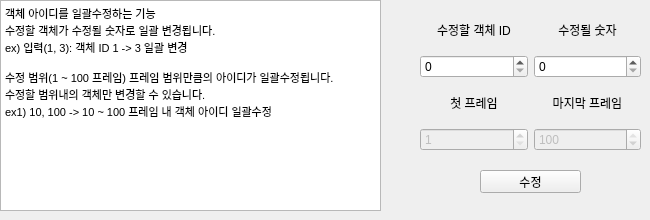
      <widget class="QWidget" name="tab_9">
       <attribute name="title">
        <string>아이디 수정</string>
       </attribute>
       <widget class="QLabel" name="label_8">
        <property name="geometry">
         <rect>
          <x>20</x>
          <y>110</y>
          <width>131</width>
          <height>16</height>
         </rect>
        </property>
        <property name="text">
         <string>수정 범위(1 ~ 100 프레임)</string>
        </property>
        <property name="alignment">
         <set>Qt::AlignLeading|Qt::AlignLeft|Qt::AlignVCenter</set>
        </property>
       </widget>
       <widget class="QLabel" name="label_10">
        <property name="geometry">
         <rect>
          <x>10</x>
          <y>150</y>
          <width>281</width>
          <height>16</height>
         </rect>
        </property>
        <property name="text">
         <string>ex1) 10, 100 -&gt; 10 ~ 100 프레임 내 객체 아이디 일괄수정</string>
        </property>
        <property name="alignment">
         <set>Qt::AlignLeading|Qt::AlignLeft|Qt::AlignVCenter</set>
        </property>
       </widget>
       <widget class="QLabel" name="label_13">
        <property name="geometry">
         <rect>
          <x>10</x>
          <y>130</y>
          <width>221</width>
          <height>16</height>
         </rect>
        </property>
        <property name="text">
         <string>수정할 범위내의 객체만 변경할 수 있습니다.</string>
        </property>
        <property name="alignment">
         <set>Qt::AlignLeading|Qt::AlignLeft|Qt::AlignVCenter</set>
        </property>
       </widget>
       <widget class="QWidget" name="gridLayoutWidget">
        <property name="geometry">
         <rect>
          <x>420</x>
          <y>10</y>
          <width>221</width>
          <height>141</height>
         </rect>
        </property>
        <layout class="QGridLayout" name="gridLayout" rowstretch="0,0,0,0">
         <item row="0" column="1">
          <widget class="QLabel" name="label_4">
           <property name="text">
            <string>수정될 숫자</string>
           </property>
           <property name="alignment">
            <set>Qt::AlignCenter</set>
           </property>
          </widget>
         </item>
         <item row="0" column="0">
          <widget class="QLabel" name="label_3">
           <property name="text">
            <string>수정할 객체 ID</string>
           </property>
           <property name="alignment">
            <set>Qt::AlignCenter</set>
           </property>
          </widget>
         </item>
         <item row="1" column="0">
          <widget class="QSpinBox" name="spinBoxfromIdchange">
           <property name="maximum">
            <number>1000</number>
           </property>
          </widget>
         </item>
         <item row="1" column="1">
          <widget class="QSpinBox" name="spinBoxToIdchange">
           <property name="maximum">
            <number>1000</number>
           </property>
          </widget>
         </item>
         <item row="2" column="0">
          <widget class="QLabel" name="label_6">
           <property name="text">
            <string>첫 프레임</string>
           </property>
           <property name="alignment">
            <set>Qt::AlignCenter</set>
           </property>
          </widget>
         </item>
         <item row="2" column="1">
          <widget class="QLabel" name="label_7">
           <property name="text">
            <string>마지막 프레임</string>
           </property>
           <property name="alignment">
            <set>Qt::AlignCenter</set>
           </property>
          </widget>
         </item>
         <item row="3" column="0">
          <widget class="QSpinBox" name="spinBoxfromIdchangeFrame">
           <property name="enabled">
            <bool>false</bool>
           </property>
           <property name="minimum">
            <number>1</number>
           </property>
           <property name="maximum">
            <number>100</number>
           </property>
          </widget>
         </item>
         <item row="3" column="1">
          <widget class="QSpinBox" name="spinBoxToIdchangeFrame">
           <property name="enabled">
            <bool>false</bool>
           </property>
           <property name="minimum">
            <number>1</number>
           </property>
           <property name="maximum">
            <number>100</number>
           </property>
           <property name="value">
            <number>100</number>
           </property>
          </widget>
         </item>
        </layout>
       </widget>
       <widget class="QTextBrowser" name="textBrowser_2">
        <property name="geometry">
         <rect>
          <x>0</x>
          <y>0</y>
          <width>381</width>
          <height>211</height>
         </rect>
        </property>
        <property name="html">
         <string>&lt;!DOCTYPE HTML PUBLIC &quot;-//W3C//DTD HTML 4.0//EN&quot; &quot;http://www.w3.org/TR/REC-html40/strict.dtd&quot;&gt;
&lt;html&gt;&lt;head&gt;&lt;meta name=&quot;qrichtext&quot; content=&quot;1&quot; /&gt;&lt;style type=&quot;text/css&quot;&gt;
p, li { white-space: pre-wrap; }
&lt;/style&gt;&lt;/head&gt;&lt;body style=&quot; font-family:'Gulim'; font-size:9pt; font-weight:400; font-style:normal;&quot;&gt;
&lt;p style=&quot; margin-top:0px; margin-bottom:0px; margin-left:0px; margin-right:0px; -qt-block-indent:0; text-indent:0px;&quot;&gt;&lt;span style=&quot; font-family:'MS Shell Dlg 2'; font-size:8.25pt;&quot;&gt;객체 아이디를 일괄수정하는 기능&lt;/span&gt;&lt;/p&gt;
&lt;p style=&quot; margin-top:0px; margin-bottom:0px; margin-left:0px; margin-right:0px; -qt-block-indent:0; text-indent:0px;&quot;&gt;&lt;span style=&quot; font-family:'MS Shell Dlg 2'; font-size:8.25pt;&quot;&gt;수정할 객체가 수정될 숫자로 일괄 변경됩니다.&lt;/span&gt;&lt;/p&gt;
&lt;p style=&quot; margin-top:0px; margin-bottom:0px; margin-left:0px; margin-right:0px; -qt-block-indent:0; text-indent:0px;&quot;&gt;&lt;span style=&quot; font-family:'MS Shell Dlg 2'; font-size:8.25pt;&quot;&gt;ex) 입력(1, 3): 객체 ID 1 -&amp;gt; 3 일괄 변경&lt;/span&gt;&lt;/p&gt;
&lt;p style=&quot;-qt-paragraph-type:empty; margin-top:0px; margin-bottom:0px; margin-left:0px; margin-right:0px; -qt-block-indent:0; text-indent:0px; font-family:'MS Shell Dlg 2'; font-size:8.25pt;&quot;&gt;&lt;br /&gt;&lt;/p&gt;
&lt;p style=&quot; margin-top:0px; margin-bottom:0px; margin-left:0px; margin-right:0px; -qt-block-indent:0; text-indent:0px;&quot;&gt;&lt;span style=&quot; font-family:'MS Shell Dlg 2'; font-size:8.25pt;&quot;&gt;수정 범위(1 ~ 100 프레임) 프레임 범위만큼의 아이디가 일괄수정됩니다.&lt;/span&gt;&lt;/p&gt;
&lt;p style=&quot; margin-top:0px; margin-bottom:0px; margin-left:0px; margin-right:0px; -qt-block-indent:0; text-indent:0px;&quot;&gt;&lt;span style=&quot; font-family:'MS Shell Dlg 2'; font-size:8.25pt;&quot;&gt;수정할 범위내의 객체만 변경할 수 있습니다.&lt;/span&gt;&lt;/p&gt;
&lt;p style=&quot; margin-top:0px; margin-bottom:0px; margin-left:0px; margin-right:0px; -qt-block-indent:0; text-indent:0px;&quot;&gt;&lt;span style=&quot; font-family:'MS Shell Dlg 2'; font-size:8.25pt;&quot;&gt;ex1) 10, 100 -&amp;gt; 10 ~ 100 프레임 내 객체 아이디 일괄수정&lt;/span&gt;&lt;/p&gt;&lt;/body&gt;&lt;/html&gt;</string>
        </property>
       </widget>
       <widget class="QPushButton" name="pushButton_10">
        <property name="geometry">
         <rect>
          <x>480</x>
          <y>170</y>
          <width>101</width>
          <height>23</height>
         </rect>
        </property>
        <property name="text">
         <string>수정</string>
        </property>
       </widget>
      </widget>
